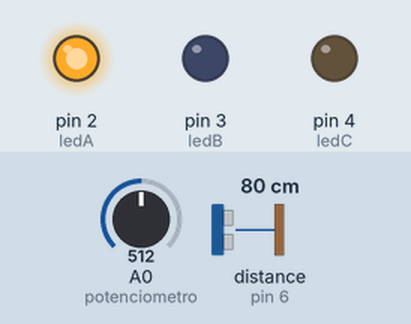
Simulated run of this sketch. Board: Arduino Uno, built with avr-gcc and run on an emulated ATmega328P. Parts: output pins drawn as LEDs (lit = HIGH). Dashed ring = blinking. Inputs (shaded band) come from the test bench; at power-on: A0 (potenciometro) = 512, distance to the obstacle (sensor on pin 6) 80 cm. What the sketch prints to the serial monitor is not drawn.

Above: at 1.3 s.
1.4 s: A0 (potenciometro) set to 504
At 1.9 s:
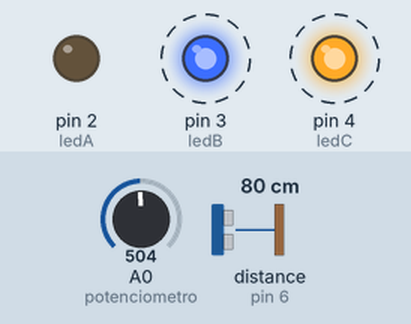
4.4 s: A0 (potenciometro) set to 522
At 5.2 s:
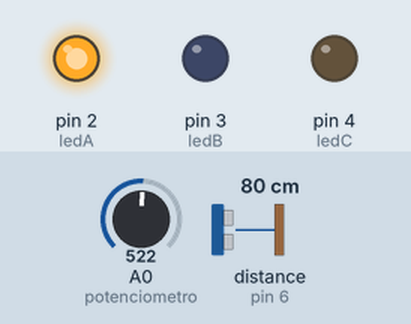
6.0 s: distance to the obstacle (sensor on pin 6) set to 12 cm
7.5 s: distance to the obstacle (sensor on pin 6) set to 9 cm
At 8.1 s:
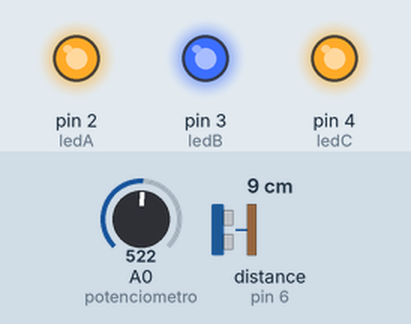
9.0 s: distance to the obstacle (sensor on pin 6) set to 60 cm
At 9.5 s:
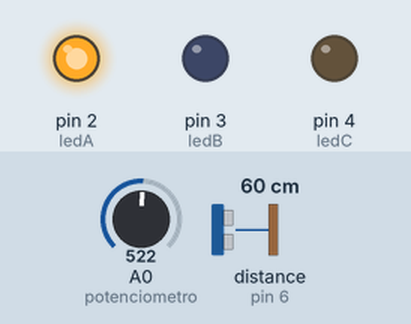
10.5 s: A0 (potenciometro) set to 511
At 11.4 s:
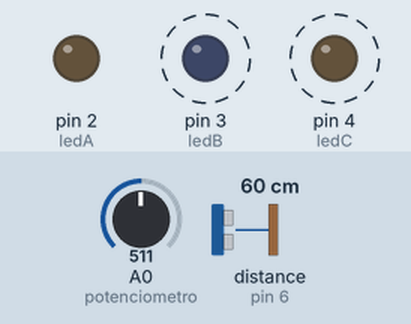
Timing chart, 0 to 14.5 s (numbered marks = the images above; inputs shaded):
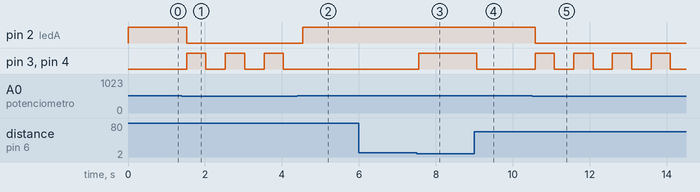

Measured:
- the behaviour switches between 512 and 511 on A0 (potenciometro) (found by bisection; images 0 and 1)
- the behaviour switches between 11 and 10 cm on distance to the obstacle (sensor on pin 6) (found by bisection; images 2 and 3)
- after the input at 1.4 s, pin 2 (ledA): HIGH → LOW after 0.12 s; pin 3 (ledB), pin 4 (ledC): alternates HIGH for 0.50 s and LOW for 0.51 s, starting after 0.12 s
- after the input at 4.4 s, pin 2 (ledA): LOW → HIGH after 0.14 s; pin 3 (ledB), pin 4 (ledC): stays LOW (without the input it goes to HIGH after 0.14 s)
- after the input at 6.0 s, every drawn part: stays the same
- after the input at 7.5 s, pin 3 (ledB), pin 4 (ledC): LOW → HIGH after 0.06 s
- after the input at 9.0 s, pin 3 (ledB), pin 4 (ledC): HIGH → LOW after 0.07 s
- after the input at 10.5 s, pin 2 (ledA): HIGH → LOW after 0.08 s; pin 3 (ledB), pin 4 (ledC): alternates HIGH for 0.50 s and LOW for 0.50 s, starting after 0.08 s

The sketch:

ejercicio3.ino
```cpp
#include <Ultrasonic.h>
Ultrasonic sen(7, 6);
int ledA = 2;
int ledB = 3;
int ledC = 4;

int potenciometro = A0;
int valor = 0;
int valorPotenciometro = 0;
int distancia = 0;


void setup() {

  Serial.begin(9600);


  // put your setup code here, to run once:
  pinMode(ledA, OUTPUT);
  pinMode(ledB, OUTPUT);
  pinMode(ledC, OUTPUT);
  pinMode(potenciometro, INPUT);
}

void loop() {

  distancia = sen.read();

  Serial.print("Distance in CM: ");
  Serial.println(distancia);


  // put your main code here, to run repeatedly:
  valorPotenciometro = analogRead(potenciometro);

  if(valorPotenciometro < 512){


    digitalWrite(ledA, LOW);
    digitalWrite(ledB, HIGH);
    digitalWrite(ledC, HIGH);
    delay(500);
    digitalWrite(ledB, LOW);
    digitalWrite(ledC, LOW);
    delay(500);


  }else{
    digitalWrite(ledA, HIGH);
    digitalWrite(ledB, LOW);
    digitalWrite(ledC, LOW);

    if(distancia <=10){
        Serial.print("entra");
        digitalWrite(ledB, HIGH);
        digitalWrite(ledC, HIGH);
        delay(500);
      }else{
        digitalWrite(ledB, LOW);
        digitalWrite(ledC, LOW);
        delay(500);
      }
  }

}
```
